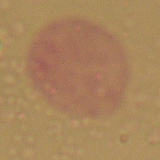
#> input picture 1_1.bmp, 160 x 160 px
$ python gaussian_blur.py
#> lines starting #> are read from the running program, lines starting #| are printed output that depends on the picture; after the words box and inside, x2 and y2 are one past the last pixel; in counts of white or black regions, pixels touching at a corner belong together
import cv2
import numpy as np
import os
import math


# Расширим фото на размер половины окна. заполним новые ячейки значением крайних пикселей

def photo_extension(img: np.ndarray, ksize: list) -> np.ndarray:
    height, width = img.shape[0], img.shape[1]

    if len(img.shape) ==2:
        new_img = np.zeros((height+ksize[0]-1, width+ksize[1]-1), dtype = np.int64)
        new_height, new_width = new_img.shape[0], new_img.shape[1]
    else:
        new_img = np.zeros((height+ksize[0]-1, width+ksize[1]-1, img.shape[2]), dtype = np.int64)
        new_height, new_width = new_img.shape[0], new_img.shape[1]


    new_img[ksize[0]//2:new_height-ksize[0]//2, ksize[1]//2:new_width-ksize[1]//2] = img


    new_img[0:ksize[0]//2, ksize[1]//2:new_width-ksize[1]//2] = img[0]

    new_img[ksize[0]//2: new_height - ksize[0]//2, 0:ksize[1]//2] = img[0:height, 0:1]


    new_img[new_height- ksize[0]//2:new_height, ksize[1]//2:new_width-ksize[1]//2] = img[height-1]

    new_img[ksize[0]//2: new_height - ksize[0]//2, new_width-ksize[1]//2:new_width] = img[0:height, width-1:width]


    new_img[0:ksize[0]//2, 0:ksize[1]//2] = img[0,0]
    new_img[0:ksize[0]//2,new_width-ksize[1]//2:new_width] = img[0,width-1]
    new_img[new_height-ksize[0]//2:new_height, 0:ksize[1]//2]= img[height-1,0]
    new_img[new_height-ksize[0]//2:new_height, new_width-ksize[1]//2:new_width]= img[height-1,width-1]

    return new_img


# [64 lines left out: functions okruglenie, create_mask, pixel_intensity, gaussian_blur, not called in this run]

################

def new_pixel_intensity (window : np.ndarray, mask: np.ndarray, flag: bool):
    if flag:
        if len(window.shape) ==3:
            new_pixel = np.sum(np.sum(window*mask, axis = 0), axis= 0)
        else:
            new_pixel = np.sum(window*mask,axis= 0)
    else:
        new_pixel = np.sum(window*mask)

    return np.round(new_pixel)


def new_gaussian_blur(img: np.ndarray, ksize: list, sigma_x: float = 1,sigma_y: float = -1)->  np.ndarray:
    if sigma_y == -1:
        sigma_y = sigma_x
    new_img = photo_extension(img,ksize)

    mask_x = new_create_mask_1d(ksize[0], sigma_x)
    mask_y = new_create_mask_1d(ksize[1], sigma_y)


    print('mask_x',mask_x)
    print('mask_y',mask_y)

    flag = False
    if len(img.shape) == 3:
        mask_x = color_mask(mask_x)
        mask_y = color_mask(mask_y)
        flag = True

    res = np.copy(img)
    for i in range(img.shape[0]):
        for j in range(img.shape[1]):

            n_i = i+ ksize[0]//2
            n_j = j+ksize[1]//2
            res[i][j] = new_pixel_intensity(new_img[n_i-ksize[0]//2:n_i+ksize[0]//2+1, n_j ], mask_x, flag)


    new_img = photo_extension(res,ksize)

    for i in range(img.shape[0]):
        for j in range(img.shape[1]):

            n_i = i+ ksize[0]//2
            n_j = j+ksize[1]//2
            res[i][j] = new_pixel_intensity(new_img[n_i, n_j-ksize[1]//2:n_j+ksize[1]//2+1], mask_y, flag)


    return res


#################################

# [31 lines left out: functions color_mask, new_create_mask, mask_pixel, not called in this run]

def new_create_mask_1d(X: int, sigma_x: float):
    mask = np.zeros(X)
    for i in range(X):
        mask[i] = mask_pixel_1d(i-X//2,sigma_x)
    mask = mask/ np.sum(mask)
    return mask


def mask_pixel_1d (x:int, sigma_x: float, step:int = 1000):

    x_l = np.linspace(x-0.5,x+0.5, step)
    res = 0
    for i in range(step):
        res += (math.exp(-1*(x_l[i]**2)/(2*sigma_x**2)) / (2*sigma_x**2 * math.pi))
    return res


if __name__ == '__main__':
    img = cv2.imread('1_1.bmp',0)
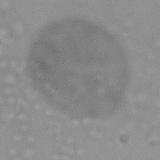
#> img: shape (160, 160); min 105, max 166, mean 139

    res = new_gaussian_blur(img, (5,5), 1)
#> in photo_extension, `new_img[ksize[0]//2:new_height-ksize[0]//2, ksize[1]//2:new_width-ksiz..`:
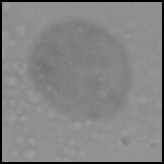
#> new_img: shape (164, 164) int64; min 0, max 166, mean 132.3
#> in photo_extension, `new_img[0:ksize[0]//2, 0:ksize[1]//2] = img[0,0]`: new_img: shape (164, 164) int64; min 0, max 166, mean 139.2
#> in photo_extension, `new_img[0:ksize[0]//2,new_width-ksize[1]//2:new_width] = img[0,width-1]`: new_img: shape (164, 164) int64; min 0, max 166, mean 139.2
#> in photo_extension, `new_img[new_height-ksize[0]//2:new_height, 0:ksize[1]//2]= img[height-..`: new_img: shape (164, 164) int64; min 0, max 166, mean 139.3
#> in photo_extension, `new_img[new_height-ksize[0]//2:new_height, new_width-ksize[1]//2:new_w..`: new_img: shape (164, 164) int64; min 105, max 166, mean 139.3
#> the loop in new_gaussian_blur, `for i in range(img.shape[0]):` made 160 passes
#> call 2 of photo_extension, with ksize = (5, 5)
#> in photo_extension (call 2), `new_img[ksize[0]//2: new_height - ksize[0]//2, new_width-ksize[1]//2:n..`:
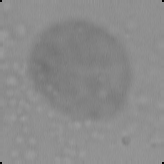
#> new_img: shape (164, 164) int64; min 0, max 159, mean 139.2
#> in photo_extension (call 2), `new_img[0:ksize[0]//2, 0:ksize[1]//2] = img[0,0]`: new_img: shape (164, 164) int64; 0.01% of pixels changed, all inside (x1, y1, x2, y2) = (0, 0, 2, 2)
#> in photo_extension (call 2), `new_img[0:ksize[0]//2,new_width-ksize[1]//2:new_width] = img[0,width-1]`: new_img: shape (164, 164) int64; min 0, max 159, mean 139.2
#> in photo_extension (call 2), `new_img[new_height-ksize[0]//2:new_height, 0:ksize[1]//2]= img[height-..`: new_img: shape (164, 164) int64; min 0, max 159, mean 139.3
#> in photo_extension (call 2), `new_img[new_height-ksize[0]//2:new_height, new_width-ksize[1]//2:new_w..`: new_img: shape (164, 164) int64; min 110, max 159, mean 139.3
    #res = photo_extension(img, (11,11))
    cv2.imwrite('results//res1.jpg', res)

    new_res = cv2.GaussianBlur(img, (5,5), 1)
    cv2.imwrite('results//res_opencv.jpg', new_res)
    new_img = np.zeros((img.shape[0],img.shape[1], 3), dtype = np.int64)

    # [12 lines of commented-out code are left out]

    test1 =( res - new_res)
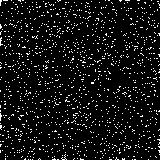
#> test1: shape (160, 160); min 0, max 255, mean 18.8
    cv2.imwrite('results//test.jpg', new_img)
    test2 = new_res - res
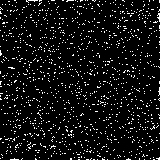
#> test2: shape (160, 160); min 0, max 255, mean 18
    cv2.imwrite('results//test2.jpg', test2)
    test3 = res - new_res
    cv2.imwrite('results//test3.jpg', test3)
    print(img[0:4,0:4])
#| [[143 149 144 142]
#|  [143 145 146 149]
#|  [143 145 150 154]
#|  [144 145 150 149]]
    print(res[0:5,0:5])
#| [[144 145 146 146 147]
#|  [144 145 147 148 149]
#|  [144 146 148 150 150]
#|  [144 146 149 150 151]
#|  [144 146 149 150 150]]
    print(new_res[0:5,0:5])
#| [[145 146 146 147 148]
#|  [145 146 147 148 149]
#|  [145 146 148 150 150]
#|  [145 146 149 150 151]
#|  [145 146 148 150 150]]
    print(test1[0:7,0:7])
#| [[255 255   0 255 255 255 255]
#|  [255 255   0   0   0   0   0]
#|  [255   0   0   0   0   0   0]
#|  [255   0   0   0   0 255   0]
#|  [255   0   1   0   0   1   0]
#|  [255   0   0   0   0   0   0]
#|  [  0   0   0   0   0   0   0]]
    print(new_create_mask_1d(7,1))
